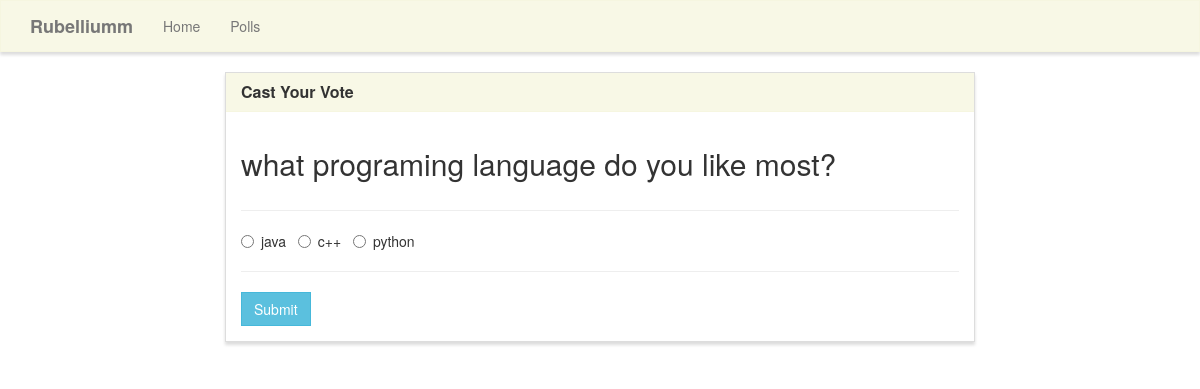
The app's page /polls/vote/3 with its own data.
### polls/models.py (models this page shows, shortened)
class Poll(models.Model):
    question = models.TextField()
    option_one = models.CharField(max_length=30)
    option_two = models.CharField(max_length=30)
    option_three = models.CharField(max_length=30)
    option_one_count =models.IntegerField(default=0)
    option_two_count =models.IntegerField(default=0)
    option_three_count =models.IntegerField(default=0)

### polls/views.py (the view, shortened to what this page needs)
# urls.py: path('vote/<pk>',views.vote,name='vote'),
def vote(request,pk):
    poll = Poll.objects.get(pk = pk)
    return render(request,'polls/vote.html',{'poll': poll })

### templates/polls/vote.html (shortened to what this page needs)
{% extends "polls/base.html" %}
{% block main %}
<div class="row">
    <div class="col-lg-8 col-lg-offset-2">
        <div class="panel panel-default">
            <div class="panel-heading">
                <h3 class="panel-title">Cast Your Vote</h3>
            </div>
            <div class="panel-body">
                <div class="row">
                    <div class="col-lg-12">
                        <h2>{{ poll.question }}</h2>
                    </div>
                </div>
                <div class="row">
                    <div class="col-lg-12">
                        <hr />
                        <form method="POST">
                            <div class="form-group">
                                <div class="radio">
                                    <label>
                                        <input type="radio" name="poll" value="option1" required>
                                        {{ poll.option_one }}
                                    </label> &nbsp;
                                    <label>
                                        <input type="radio" name="poll" value="option2" required>
                                        {{ poll.option_two }}
                                    </label> &nbsp;
                                    <label>
                                        <input type="radio" name="poll" value="option3" required>
                                        {{ poll.option_three }}
                                    </label> &nbsp;
                                </div>
                            </div>
                            <hr />
                            <button type="submit" class="btn btn-info">
                                Submit
                            </button>
                        </form>
                    </div>
                </div>
            </div>
        </div>
    </div>
</div>
{% endblock %}

### static/css/style.css (style rules this page uses)
.navbar-default, .btn, .form-control, .panel { border-radius: 0; }
.panel-default > .panel-heading { color: #333; background-color: rgba(245, 245, 220, .7); border-color: rgba(245, 245, 220, .6); border-top-left-radius: 0; border-top-right-radius: 0; }
.panel { box-shadow: 0px 3px 3px 0px #ddd; }
a.navbar-brand, .panel-title { font-weight: bolder; }

### records on screen
Poll: question "what programing language do you like most?", option_one "java", option_two "c++", option_three "python"
